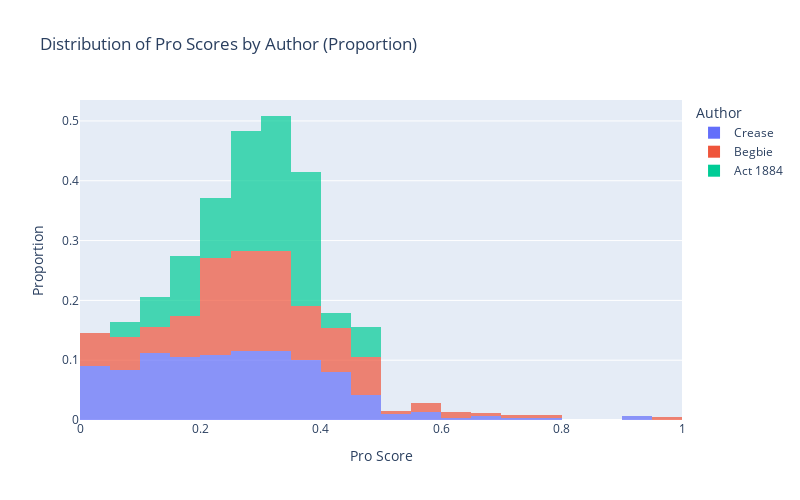

Here is the notebook cell this chart was saved with:
### Code cell
# Plot histogram for Pro scores (proportion)
fig_pro = px.histogram(
    df_scores,
    x="Pro",
    color="Author",
    title="Distribution of Pro Scores by Author (Proportion)",
    nbins=30,
    opacity=0.7,
    labels={"Pro": "Pro Score"},
    histnorm="probability"  # Normalize to proportion
)
fig_pro.update_layout(
    xaxis_title="Pro Score",
    yaxis_title="Proportion",
    width=800,
    height=500
)
fig_pro.show()

### Figure 1 — Plotly figure (JSON) as saved in the notebook; plotly's stock layout.template omitted (floating-point values rounded to 4 significant figures; data arrays with more than 128 entries replaced by an {"elided": "..."} marker saying what was removed)
{"data": [{"bingroup": "x", "histnorm": "probability", "hovertemplate": "Author=Crease<br>Pro Score=%{x}<br>probability=%{y}<extra></extra>", "legendgroup": "Crease", "marker": {"color": "#636efa", "opacity": 0.7, "pattern": {"shape": ""}}, "name": "Crease", "nbinsx": 30, "orientation": "v", "showlegend": true, "type": "histogram", "x": {"elided": "287 float values"}, "xaxis": "x", "yaxis": "y"}, {"bingroup": "x", "histnorm": "probability", "hovertemplate": "Author=Begbie<br>Pro Score=%{x}<br>probability=%{y}<extra></extra>", "legendgroup": "Begbie", "marker": {"color": "#EF553B", "opacity": 0.7, "pattern": {"shape": ""}}, "name": "Begbie", "nbinsx": 30, "orientation": "v", "showlegend": true, "type": "histogram", "x": {"elided": "202 float values"}, "xaxis": "x", "yaxis": "y"}, {"bingroup": "x", "histnorm": "probability", "hovertemplate": "Author=Act 1884<br>Pro Score=%{x}<br>probability=%{y}<extra></extra>", "legendgroup": "Act 1884", "marker": {"color": "#00cc96", "opacity": 0.7, "pattern": {"shape": ""}}, "name": "Act 1884", "nbinsx": 30, "orientation": "v", "showlegend": true, "type": "histogram", "x": [0.1615, 0.08025, 0.2942, 0.293, 0.3245, 0.364, 0.1973, 0.4619, 0.1638, 0.3405, 0.1733, 0.2028, 0.1353, 0.3739, 0.3347, 0.2778, 0.3865, 0.3699, 0.3766, 0.2777, 0.24, 0.2544, 0.3059, 0.1396, 0.2855, 0.2572, 0.3439, 0.3899, 0.3423, 0.3221, 0.3654, 0.3903, 0.2921, 0.3019, 0.3604, 0.25, 0.4526, 0.3026, 0.4053, 0.24], "xaxis": "x", "yaxis": "y"}], "layout": {"barmode": "relative", "height": 500, "legend": {"title": {"text": "Author"}, "tracegroupgap": 0}, "title": {"text": "Distribution of Pro Scores by Author (Proportion)"}, "width": 800, "xaxis": {"anchor": "y", "domain": [0, 1], "title": {"text": "Pro Score"}}, "yaxis": {"anchor": "x", "domain": [0, 1], "title": {"text": "Proportion"}}}}
